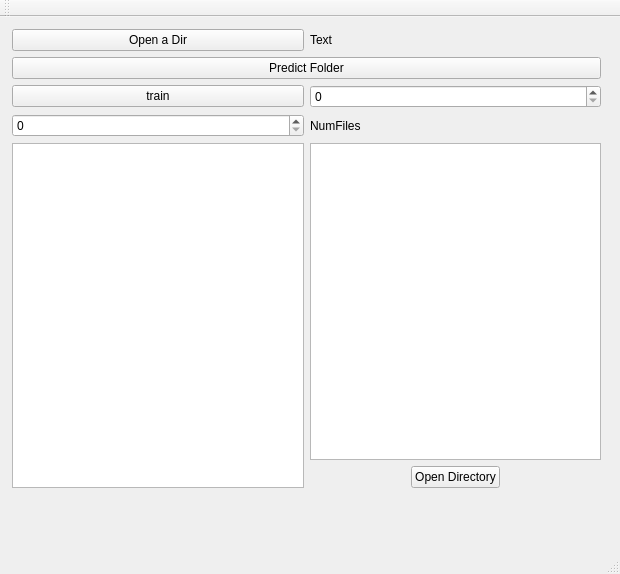
<?xml version="1.0" encoding="UTF-8"?>
<ui version="4.0">
 <class>MainWindow</class>
 <widget class="QMainWindow" name="MainWindow">
  <property name="geometry">
   <rect>
    <x>0</x>
    <y>0</y>
    <width>620</width>
    <height>574</height>
   </rect>
  </property>
  <property name="windowTitle">
   <string>MainWindow</string>
  </property>
  <widget class="QWidget" name="centralWidget">
   <widget class="QWidget" name="">
    <property name="geometry">
     <rect>
      <x>1</x>
      <y>1</y>
      <width>611</width>
      <height>481</height>
     </rect>
    </property>
    <layout class="QVBoxLayout" name="verticalLayout_3">
     <item>
      <layout class="QVBoxLayout" name="verticalLayout_2">
       <item>
        <layout class="QHBoxLayout" name="horizontalLayout_4">
         <item>
          <widget class="QPushButton" name="openButton">
           <property name="text">
            <string>Open a Dir</string>
           </property>
          </widget>
         </item>
         <item>
          <widget class="QLabel" name="urlLabel">
           <property name="text">
            <string>Text</string>
           </property>
          </widget>
         </item>
        </layout>
       </item>
       <item>
        <widget class="QPushButton" name="button_predict">
         <property name="text">
          <string>Predict Folder</string>
         </property>
        </widget>
       </item>
       <item>
        <layout class="QHBoxLayout" name="horizontalLayout_6">
         <item>
          <widget class="QPushButton" name="button_train">
           <property name="text">
            <string>train</string>
           </property>
          </widget>
         </item>
         <item>
          <widget class="QSpinBox" name="trainiters"/>
         </item>
        </layout>
       </item>
       <item>
        <layout class="QHBoxLayout" name="horizontalLayout_7">
         <item>
          <widget class="QSpinBox" name="dirtestNum">
           <property name="maximum">
            <number>999999999</number>
           </property>
          </widget>
         </item>
         <item>
          <widget class="QLabel" name="label">
           <property name="text">
            <string>NumFiles</string>
           </property>
          </widget>
         </item>
        </layout>
       </item>
      </layout>
     </item>
     <item>
      <layout class="QHBoxLayout" name="horizontalLayout_2">
       <item>
        <widget class="QListWidget" name="listWidget"/>
       </item>
       <item>
        <layout class="QVBoxLayout" name="verticalLayout">
         <item>
          <widget class="QListWidget" name="dirList"/>
         </item>
         <item>
          <layout class="QHBoxLayout" name="horizontalLayout">
           <item>
            <spacer name="horizontalSpacer">
             <property name="orientation">
              <enum>Qt::Horizontal</enum>
             </property>
             <property name="sizeHint" stdset="0">
              <size>
               <width>40</width>
               <height>20</height>
              </size>
             </property>
            </spacer>
           </item>
           <item>
            <widget class="QPushButton" name="openButton_2">
             <property name="text">
              <string>Open Directory</string>
             </property>
            </widget>
           </item>
           <item>
            <spacer name="horizontalSpacer_2">
             <property name="orientation">
              <enum>Qt::Horizontal</enum>
             </property>
             <property name="sizeHint" stdset="0">
              <size>
               <width>40</width>
               <height>20</height>
              </size>
             </property>
            </spacer>
           </item>
          </layout>
         </item>
        </layout>
       </item>
      </layout>
     </item>
    </layout>
   </widget>
  </widget>
  <widget class="QMenuBar" name="menuBar">
   <property name="geometry">
    <rect>
     <x>0</x>
     <y>0</y>
     <width>620</width>
     <height>26</height>
    </rect>
   </property>
  </widget>
  <widget class="QToolBar" name="mainToolBar">
   <attribute name="toolBarArea">
    <enum>TopToolBarArea</enum>
   </attribute>
   <attribute name="toolBarBreak">
    <bool>false</bool>
   </attribute>
  </widget>
  <widget class="QStatusBar" name="statusBar"/>
 </widget>
 <layoutdefault spacing="6" margin="11"/>
 <resources/>
 <connections/>
</ui>
